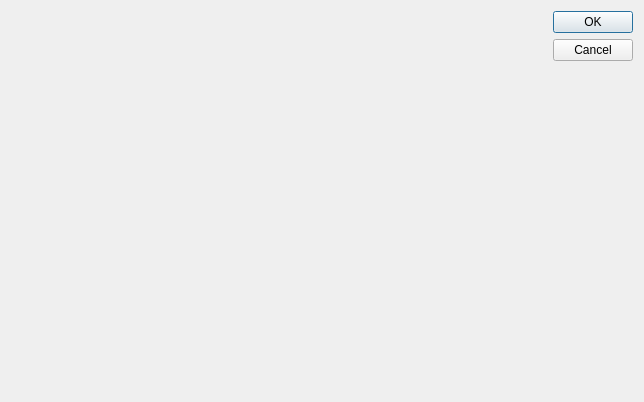
<?xml version="1.0" encoding="UTF-8"?>
<ui version="4.0">
 <class>ROIDialog</class>
 <widget class="QDialog" name="ROIDialog">
  <property name="geometry">
   <rect>
    <x>0</x>
    <y>0</y>
    <width>644</width>
    <height>402</height>
   </rect>
  </property>
  <property name="windowTitle">
   <string>Select a ROI</string>
  </property>
  <layout class="QHBoxLayout" name="horizontalLayout">
   <item>
    <widget class="QtAddons::ImageViewerWidget" name="widget_image" native="true">
     <property name="minimumSize">
      <size>
       <width>378</width>
       <height>378</height>
      </size>
     </property>
    </widget>
   </item>
   <item>
    <layout class="QVBoxLayout" name="verticalLayout">
     <item>
      <widget class="QDialogButtonBox" name="buttonBox">
       <property name="layoutDirection">
        <enum>Qt::RightToLeft</enum>
       </property>
       <property name="orientation">
        <enum>Qt::Vertical</enum>
       </property>
       <property name="standardButtons">
        <set>QDialogButtonBox::Cancel|QDialogButtonBox::Ok</set>
       </property>
      </widget>
     </item>
     <item>
      <widget class="QtAddons::uxROIWidget" name="widget_roi" native="true">
       <property name="minimumSize">
        <size>
         <width>220</width>
         <height>135</height>
        </size>
       </property>
      </widget>
     </item>
    </layout>
   </item>
  </layout>
 </widget>
 <customwidgets>
  <customwidget>
   <class>QtAddons::ImageViewerWidget</class>
   <extends>QWidget</extends>
   <header location="global">imageviewerwidget.h</header>
   <container>1</container>
   <slots>
    <signal>levelsChanged(float,float)</signal>
   </slots>
  </customwidget>
  <customwidget>
   <class>QtAddons::uxROIWidget</class>
   <extends>QWidget</extends>
   <header location="global">uxroiwidget.h</header>
   <container>1</container>
  </customwidget>
 </customwidgets>
 <resources/>
 <connections>
  <connection>
   <sender>buttonBox</sender>
   <signal>accepted()</signal>
   <receiver>ROIDialog</receiver>
   <slot>accept()</slot>
   <hints>
    <hint type="sourcelabel">
     <x>248</x>
     <y>254</y>
    </hint>
    <hint type="destinationlabel">
     <x>157</x>
     <y>274</y>
    </hint>
   </hints>
  </connection>
  <connection>
   <sender>buttonBox</sender>
   <signal>rejected()</signal>
   <receiver>ROIDialog</receiver>
   <slot>reject()</slot>
   <hints>
    <hint type="sourcelabel">
     <x>316</x>
     <y>260</y>
    </hint>
    <hint type="destinationlabel">
     <x>286</x>
     <y>274</y>
    </hint>
   </hints>
  </connection>
 </connections>
</ui>
